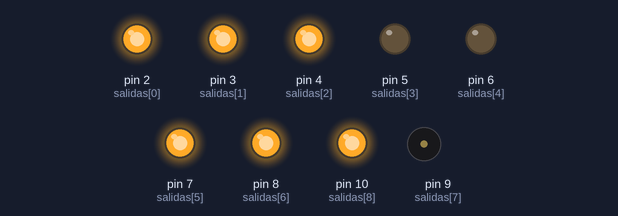
A sketch run on a simulated Arduino Uno, built with avr-gcc and run on an emulated ATmega328P. Parts: output pins drawn as LEDs (lit = HIGH), buzzer (waves = sounding).

Above: at 0.1 s.
At 4.6 s:
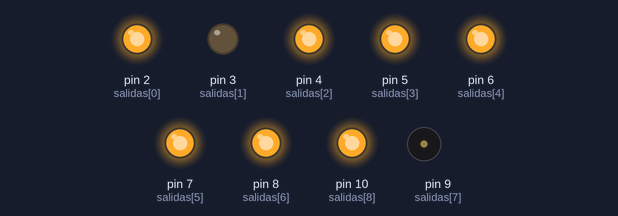
At 9.1 s:
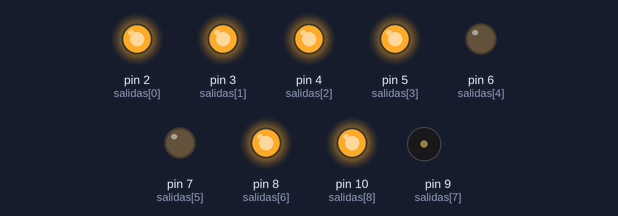
At 17.1 s:
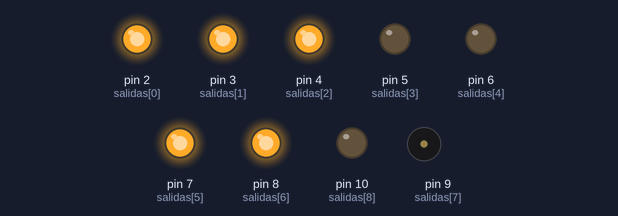
At 24.6 s:
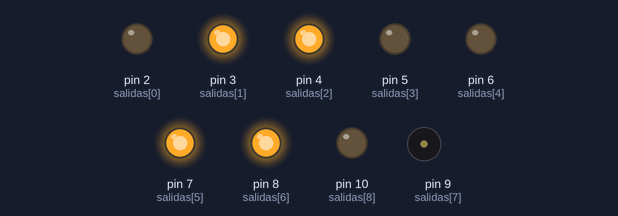
At 32.2 s:
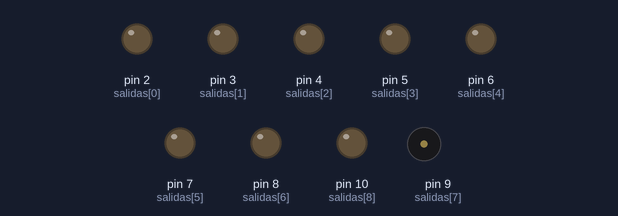
Timing chart, 0 to 40.0 s (numbered marks = the images above):
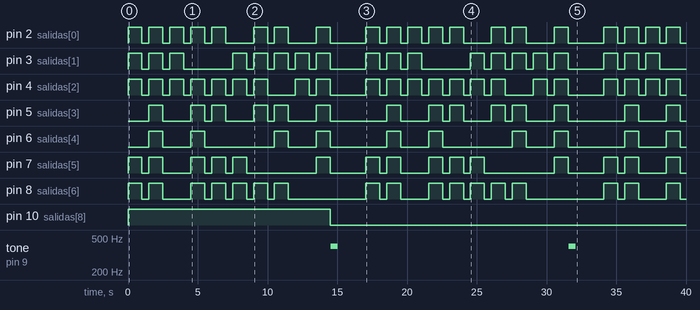

The sketch:

Tercera_Parte.ino
```cpp
/*
   Fundacion Kinal
   Centro educativo tecnico laboral Kinal
   Quinto perito
   Quinto electronica
   Codigo Tecnico: EB5AM
   Curso: Taller de electronica digital y reparacion de computadoras I
   Proyecto: Relevadores y Visualizadores
   Dev: Kevin Owen Roger Pablo Lastor
   Fecha: 02 de mayo del 2024
*/

int time1 = 1000;
int time3 = 500;
//a=2, b=3, c=4, d=5, e=6, f=7, g=8
int salidas [9] = {2, 3, 4, 5, 6, 7 , 8, 9, 10};
int num0 [6] = {2, 3, 4, 5, 6, 7};
int num1 [2] = {3, 4};
int num2 [5] = {2, 3, 5, 6, 8};
int num3 [5] = {2, 3, 4, 5, 8};
int num4 [4] = {3, 4, 7, 8};
int num5 [5] = {2, 4, 5, 7, 8};
int num6 [6] = {2, 4, 5, 6, 7, 8};
int num7 [3] = {2, 3, 4};
int num8 [7] = {2, 3, 4, 5, 6, 7, 8};
int num9 [5] = {2, 3, 4, 7, 8};

void setup()
{
  Serial.begin(9600);
  digitalWrite(10, HIGH);
  configuracion();
}

void loop()
{
  varnum9();
  delay(time3);
  varnum8();
  delay(time3);
  varnum7();
  delay(time3);
  varnum6();
  delay(time3);
  varnum5();
  delay(time3);
  varnum4();
  delay(time3);
  varnum3();
  delay(time3);
  varnum2();
  delay(time3);
  varnum1();
  delay(time3);
  varnum0();
  buzzer();
}


void configuracion(){
  for(int i = 0; i < 9; i++){
    pinMode(salidas[i], OUTPUT);
  }
}

int varnum0(){
  for(int i = 0; i<6; i++){
    digitalWrite(num0[i], HIGH);
  }
  delay(time1);
  for(int i = 6; i>=0; i--){
    digitalWrite(num0[i], LOW);
  }
}

int varnum1(){
  for(int i = 0; i<2; i++){
    digitalWrite(num1[i], HIGH);
  }
  delay(time1);
  for(int i = 2; i>=0; i--){
    digitalWrite(num1[i], LOW);
  }
}

int varnum2(){
  for(int i = 0; i<5; i++){
    digitalWrite(num2[i], HIGH);
  }
  delay(time1);
  for(int i = 5; i>=0; i--){
    digitalWrite(num2[i], LOW);
  }
}

int varnum3(){
  for(int i = 0; i<5; i++){
    digitalWrite(num3[i], HIGH);
  }
  delay(time1);
  for(int i = 5; i>=0; i--){
    digitalWrite(num3[i], LOW);
  }
}
int varnum4(){
  for(int i = 0; i<4; i++){
    digitalWrite(num4[i], HIGH);
  }
  delay(time1);
  for(int i = 4; i>=0; i--){
    digitalWrite(num4[i], LOW);
  }
}

int varnum5(){
  for(int i = 0; i<5; i++){
    digitalWrite(num5[i], HIGH);
  }
  delay(time1);
  for(int i = 5; i>=0; i--){
    digitalWrite(num5[i], LOW);
  }
}

int varnum6(){
  for(int i = 0; i<6; i++){
    digitalWrite(num6[i], HIGH);
  }
  delay(time1);
  for(int i = 6; i>=0; i--){
    digitalWrite(num6[i], LOW);
  }
}

int varnum7(){
  for(int i = 0; i<3; i++){
    digitalWrite(num7[i], HIGH);
  }
  delay(time1);
  for(int i = 3; i>=0; i--){
    digitalWrite(num7[i], LOW);
  }
}

int varnum8(){
  for(int i = 0; i<7; i++){
    digitalWrite(num8[i], HIGH);
  }
  delay(time1);
  for(int i = 7; i>=0; i--){
    digitalWrite(num8[i], LOW);
  }
}

int varnum9(){
  for(int i = 0; i<5; i++){
    digitalWrite(num9[i], HIGH);
  }
  delay(time1);
  for(int i = 5; i>=0; i--){
    digitalWrite(num9[i], LOW);
  }
}

int buzzer(){
  digitalWrite(10, LOW);
  delay(50);
  tone(9, 400);
  delay(500);
  noTone(9);
  delay(2000);
}
```

Measured:
- by itself, pin 6 (salidas[4]): repeats every 17.1 s: LOW 2.0 s, HIGH 1.0 s, LOW 5.0 s, HIGH 1.0 s, LOW 2.0 s, HIGH 1.0 s, LOW 4.1 s, HIGH 1.0 s
- by itself, pin 10 (salidas[8]): HIGH → LOW at 14.5 s
- by itself, tone on pin 9 (salidas[7]): alternates 400 Hz for 0.50 s and silent for 16.6 s
- by itself, pin 4 (salidas[2]): repeats every 17.1 s: 6 × (LOW 0.50 s, HIGH 1.0 s), LOW 2.0 s, HIGH 1.0 s, LOW 0.50 s, HIGH 1.0 s, LOW 2.6 s, HIGH 1.0 s
- by itself, pin 8 (salidas[6]): repeats every 17.1 s: LOW 0.50 s, HIGH 1.0 s, LOW 2.0 s, 4 × (HIGH 1.0 s, LOW 0.50 s), HIGH 1.0 s, LOW 5.6 s, HIGH 1.0 s
